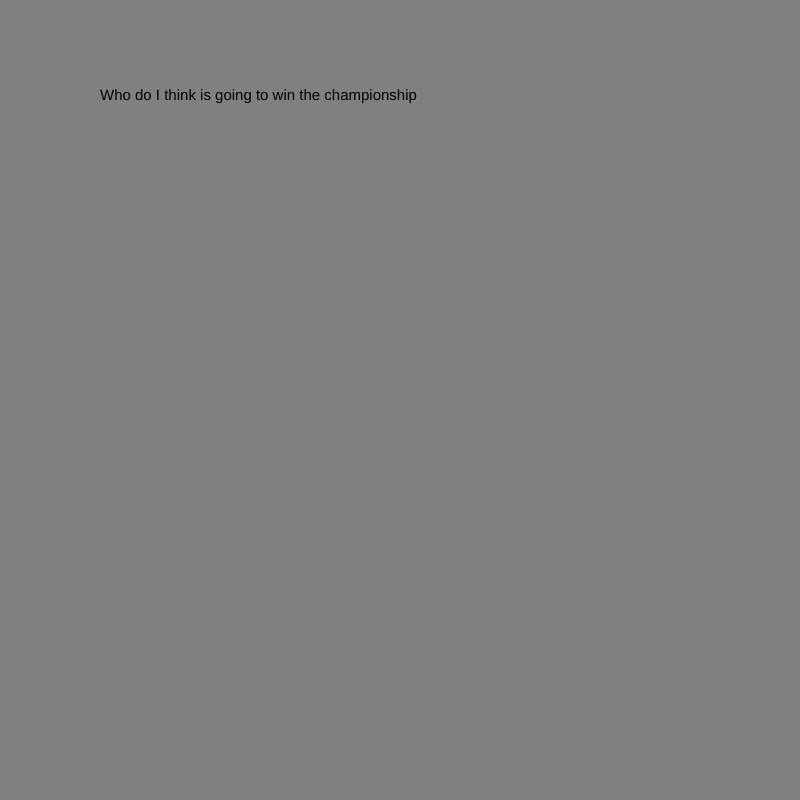
Frame 1 (no input)
Frame 60 (no input): identical to frame 1, image omitted
Frame 120 (the mouse pressed at the canvas centre since frame 60): identical to frame 1, image omitted

The p5.js sketch that drew this single still picture (run headless with seeded random() and noise() and a simulated clock; from frame 60 on, the mouse is pressed at the canvas centre):

// p5.js sketch
// ── sketch.js
var myState = 0;
var timer = 0 ;

function setup() {
  // put setup code here
  createCanvas(800, 800);
}

function draw() {
  // put drawing code here


  switch (myState) {
    case 0:
      background('gray');
      textSize(15)
      text("Who do I think is going to win the championship", 100, 100);

      timer = timer + 1 ;
      if (timer > 200) {
        myState = 1 ;
        timer = 0 ;
      }
      break;

    case 1:
    background('yellow') ;
    text("I think LeBron is winning a championship", 100, 100) ;
      break;

    case 2:
    background('purple') ;
    text("He's going to do it for MAMBA and GIGI", 100, 100) ;
      break;

    case 3:
    background('blue') ;
    text("Wait until the playoffs, he's a different animal but the same beast", 25, 100) ;
      break;

    case 4:
    background('red') ;
    text("NBA is where amazing happens and he's been nothing short this season", 25, 100) ;
      break;

  }

}



function mouseReleased() {
  myState = myState + 1;
  if (myState > 4) {
    myState = 0;
  }
}
